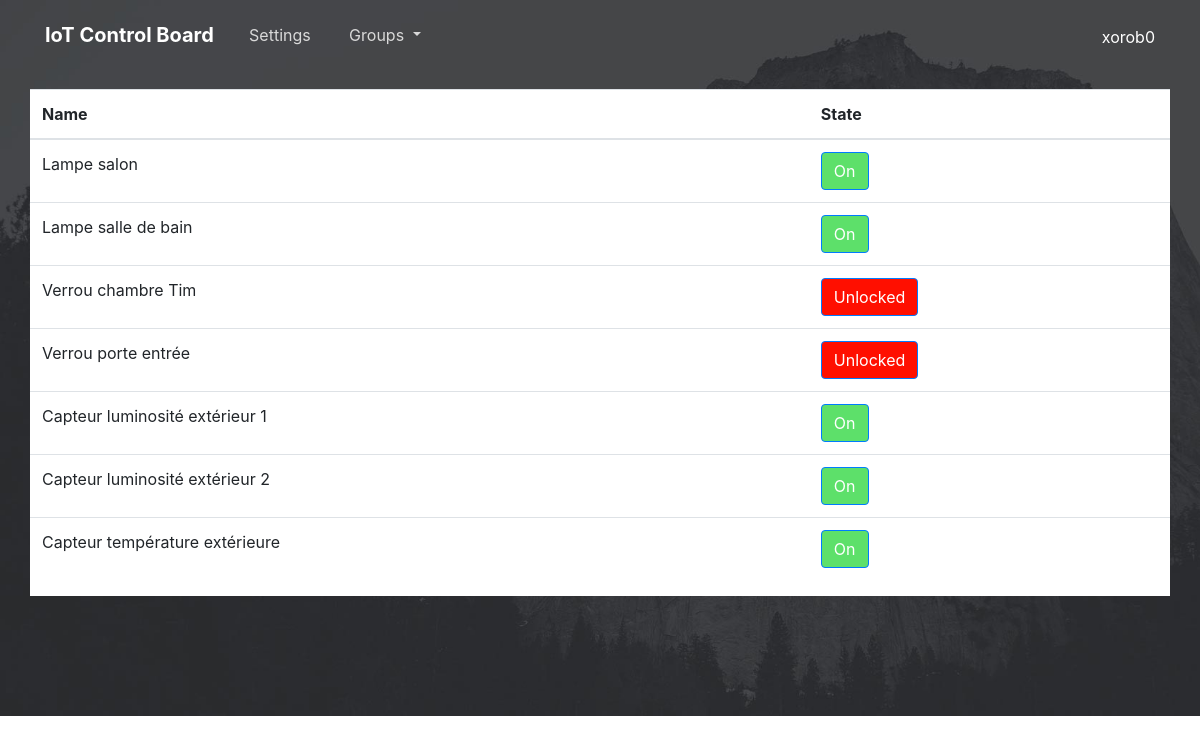
The app's page /Site/objects_list.php (signed in) with its own data.
### tables this page shows
CREATE TABLE IF NOT EXISTS `objects` (
  `id` int(5) UNIQUE NOT NULL AUTO_INCREMENT,
  `name` varchar(40) UNIQUE NOT NULL,
  `owner` int(6) NOT NULL,
  `category` int(5) NOT NULL,
  `location` int(5) NOT NULL,
  `description` varchar(400) DEFAULT NULL,
  `state` bool,
  PRIMARY KEY (`id`)
);

### Site/assets/php/modele/MySQL.php (called while the page is built, shortened)
<?php
	function createBDD()
	{
		try
		{
			$bdd = new PDO('mysql:host=localhost;dbname=projet', 'root', 'Admin2015');
		}
		catch (Exception $e)
		{
			echo '<p> Error connecting to the database, please try again<p> '.$e;
		}
		return $bdd;
	}
	function execReqAll($bdd, $sql, $input)
	{
		$req = $bdd -> prepare($sql);
    	$req -> execute($input);
		return $req -> fetchAll();
	}
	function getDevices()
	{
		if(isset($_SESSION['id']))
		{
			if(!empty($_SESSION['id']))
			{
				$id = $_SESSION['id'];
				$bdd = createBDD();
				$input = array('user' => $id);
				$sql = 'SELECT * FROM objects WHERE id IN (SELECT id_obj FROM auth WHERE id_user = :user)';
				$data = execReqAll($bdd, $sql, $input);
				return $data;
			}
		}
	}
?>

### Site/assets/php/modele/show.php (the view, shortened to what this page needs)
<?php
require_once('MySQL.php');
function showObjects()
{
	$data = getDevices();
	foreach ($data as $i)
	{
			switch ($i['category'])
			{
			case 2:
				if ($i['state'] = 0)
				{
					$color = '93,224,106';
					$text = 'Locked';
				}
				else
				{
					$color = '255,15,0';
					$text = 'Unlocked';
				}
				break;
			default:
				if ($i['state'] = 0)
				{
					$color = '255,15,0';
					$text = 'Off';
				}
				else
				{
					$color = '93,224,106';
					$text = 'On';
				}
				break;
			}
		echo "<tr><td>" . $i['name'] . "</td><td><button class=\"btn btn-primary\" type=\"button\" style=\"background-color:rgb($color)\" action=\"buttonClick.js\">$text</button></td></tr>";
	}
}
?>

### Site/objects_list.php (shortened to what this page needs)
<!DOCTYPE html>
<html>
<?php
	require_once('assets/php/modele/show.php');
?>
<head>
    <link rel="stylesheet" href="assets/bootstrap/css/bootstrap.min.css">
    <link rel="stylesheet" href="assets/fonts/ionicons.min.css">
    <link rel="stylesheet" href="assets/css/Data-Table.css">
    <link rel="stylesheet" href="assets/css/Data-Table.css">
    <link rel="stylesheet" href="assets/css/Header-Dark.css">
    <link rel="stylesheet" href="https://cdn.datatables.net/1.10.15/css/dataTables.bootstrap.min.css">
    <link rel="stylesheet" href="assets/css/Login-Form-Dark.css">
    <link rel="stylesheet" href="assets/css/Rounded-Slider-with-Label.css">
    <link rel="stylesheet" href="assets/css/styles.css">
    <link rel="stylesheet" href="assets/css/Toggle-Switch.css">
    <link rel="stylesheet" href="assets/css/Toggle-Switch.css">
</head>
<body>
    <div>
        <div class="header-dark">
            <nav class="navbar navbar-dark navbar-expand-md navigation-clean-search">
				<div class="container"><a class="navbar-brand" href="#">IoT Control Board
</a><button class="navbar-toggler" data-toggle="collapse" data-target="#navcol-1"><span class="sr-only">Toggle navigation</span><span class="navbar-toggler-icon"></span></button>
                    <div class="collapse navbar-collapse"
                        id="navcol-1">
                        <ul class="nav navbar-nav">
                            <li class="nav-item" role="presentation"><a class="nav-link" href="settings.php">Settings</a></li>
                            <li class="dropdown"><a class="dropdown-toggle nav-link dropdown-toggle" data-toggle="dropdown" aria-expanded="false" href="#">Groups&nbsp;</a>
                            </li>
                        </ul>
					<span class="navbar-text"><a href="settings.php">
						<?php
							echo $_SESSION['login'];
						?>
					</a></span></div>
                </div>
            </nav>
            <div class="container hero" style="background-color:#ffffff;padding:0px;">
                <div class="table-responsive">
                    <table class="table">
                        <thead>
                            <tr>
                                <th>Name</th>
                                <th>State</th>
                            </tr>
                        </thead>
                        <tbody>
							<?php
								showObjects();
							?>
                        </tbody>
                    </table>
                </div>
            </div>
        </div>
    </div>
</body>
</html>

### Site/assets/css/Header-Dark.css (style rules this page uses)
.header-dark { background:url(../../assets/img/mountain_bg.jpg) #444; background-size:cover; padding-bottom:80px; }
@media (min-width:768px) { .header-dark { padding-bottom:120px; } }
.header-dark .navbar { background:transparent; padding-top:0; padding-bottom:0; color:#fff; border-radius:0; box-shadow:none; border:none; }
@media (min-width:768px) { .header-dark .navbar { padding-top:.75rem; padding-bottom:.75rem; } }
.header-dark .navbar .navbar-brand { font-weight:bold; color:inherit; }
.header-dark .navbar .navbar-collapse span { margin-top:5px; }
.header-dark .navbar .navbar-collapse, .header-dark .navbar .form-inline { border-color:#636363; }
@media (min-width: 992px) { .header-dark .navbar.navbar .navbar-nav .nav-link { padding-left:1.2rem; padding-right:1.2rem; } }
.header-dark .navbar.navbar-dark .navbar-nav .nav-link { color:#d9d9d9; }
.header-dark .hero { margin-top:60px; }
@media (min-width:768px) { .header-dark .hero { margin-top:20px; } }

### Site/assets/css/Rounded-Slider-with-Label.css (style rules this page uses)
* { margin:0; }

### records on screen
objects: name "Lampe salon", text "On"
objects: name "Lampe salle de bain", text "On"
objects: name "Verrou chambre Tim", text "Unlocked"
objects: name "Verrou porte entrée", text "Unlocked"
objects: name "Capteur luminosité extérieur 1", text "On"
objects: name "Capteur luminosité extérieur 2", text "On"
objects: name "Capteur température extérieure", text "On"

### other values on screen
$_SESSION['login'] "xorob0"
